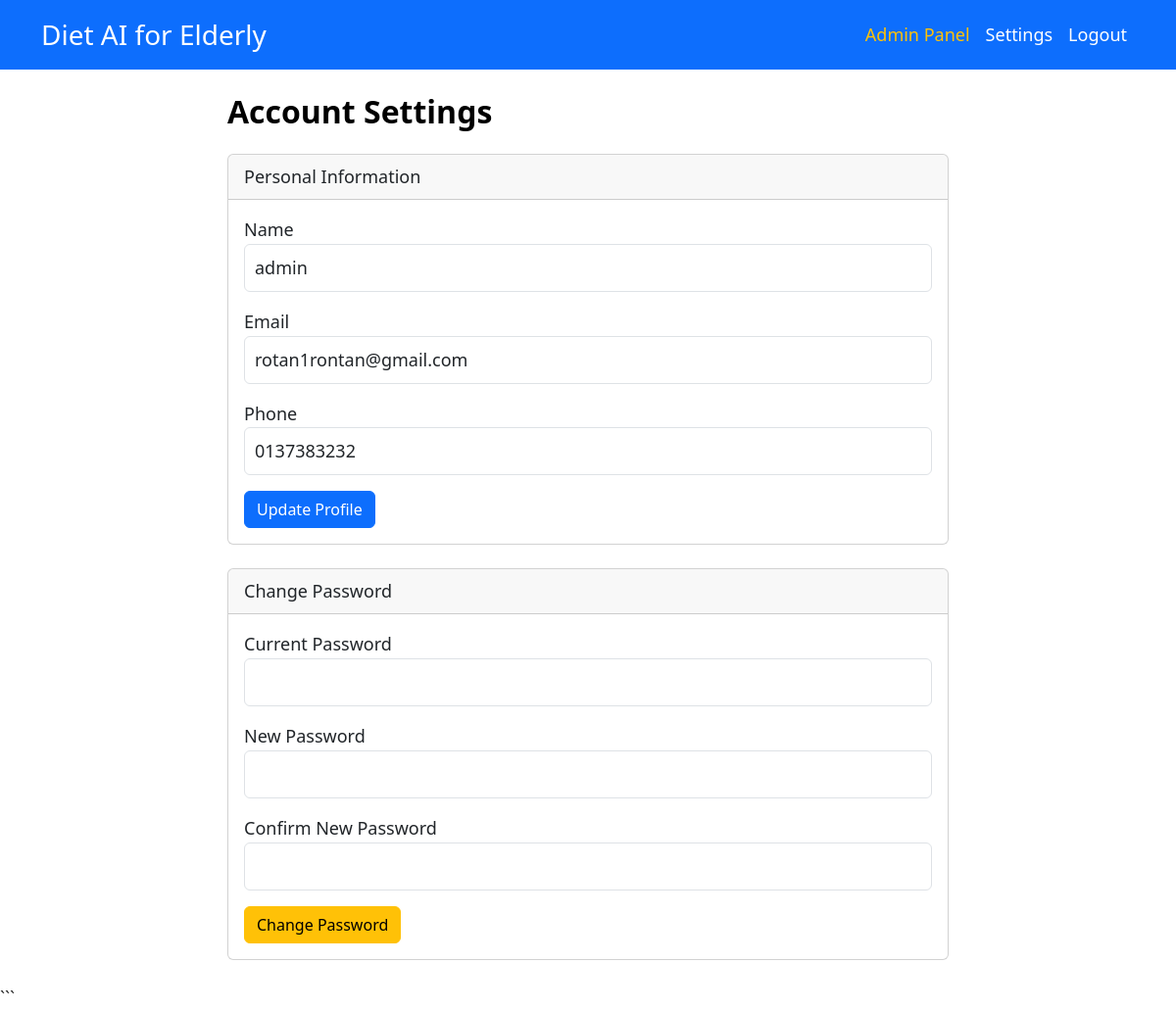
The page /pages/settings.php (signed in) on the database as committed earlier.
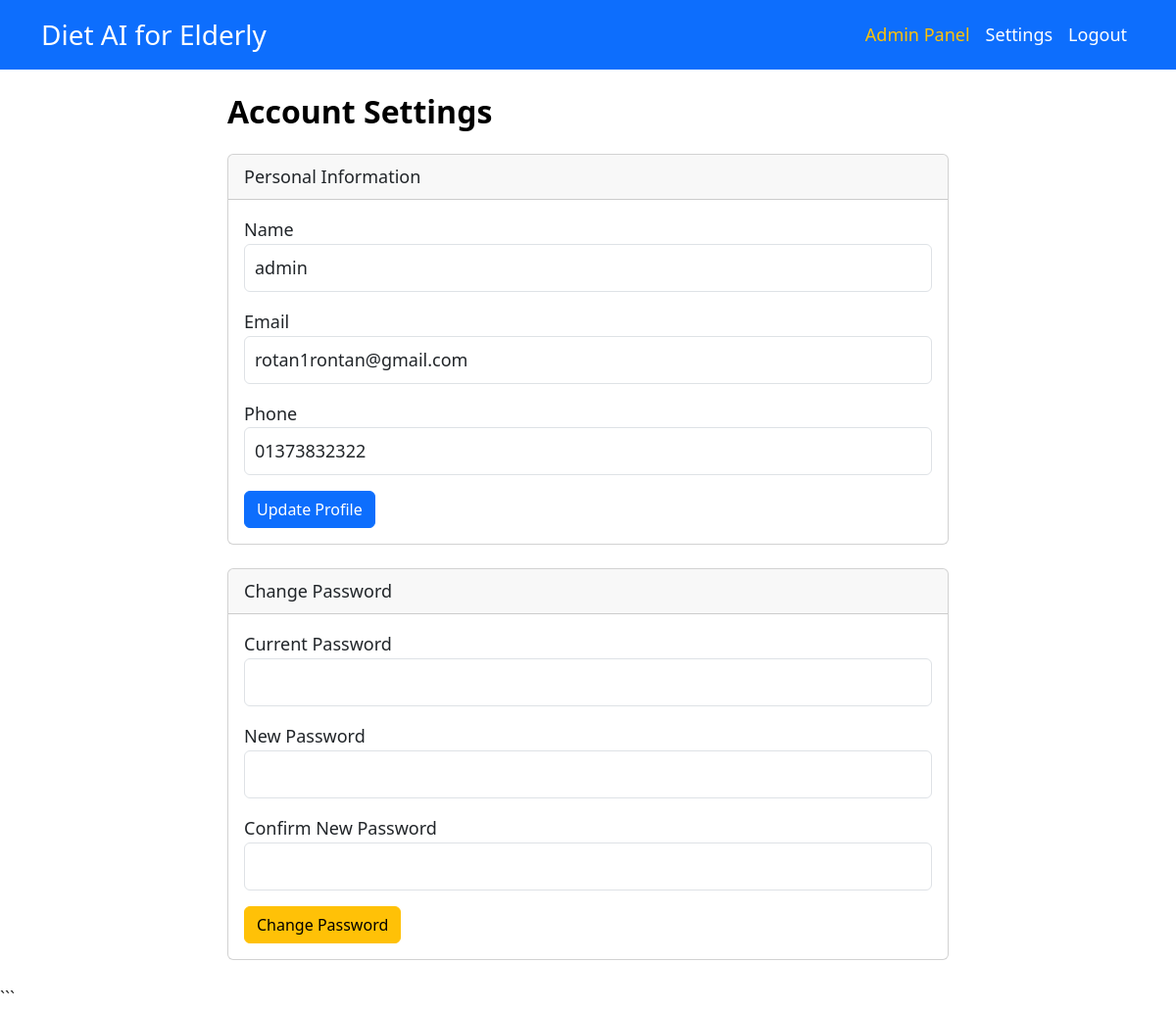
The same page on the database as committed later.
### tables this page shows
CREATE TABLE `users` (
  `userID` varchar(50) NOT NULL,
  `name` varchar(100) NOT NULL,
  `username` varchar(50) NOT NULL,
  `password` varchar(255) NOT NULL,
  `email` varchar(100) NOT NULL,
  `phoneNo` varchar(20) NOT NULL,
  `age` int(11) NOT NULL,
  `gender` enum('Male','Female','Other') NOT NULL,
  `role` enum('Admin','Dietitian','User','Caretaker') NOT NULL,
  `createdAt` datetime DEFAULT current_timestamp(),
  `isActive` tinyint(1) DEFAULT 1
);

### includes/auth.php (called while the page is built, shortened)
<?php
function getCurrentUser()
{
    require_once __DIR__ . '/../classes/User.php';
    require_once __DIR__ . '/../classes/SubUsers.php';
    $stmt = $pdo->prepare("SELECT * FROM users WHERE userID = ?");
    $stmt->execute([$_SESSION['user_id']]);
    $data = $stmt->fetch(PDO::FETCH_ASSOC);
    if ($data) {
        switch ($data['role']) {
            case 'Admin':
                return new Admin($pdo, $data);
        }
    }
    return null;
}
?>

### classes/User.php (called while the page is built, shortened)
<?php
class User implements UserStrategy
{
    public $name;
    public function __construct($pdo, $data = null)
    {
        if ($data) {
            $this->name = $data['name'] ?? '';
            $this->email = $data['email'] ?? '';
            $this->phoneNo = $data['phoneNo'] ?? 0;
        }
    }
    public function getName()
    {
        return $this->name;
    }
}
?>

### pages/settings.php (the view, shortened to what this page needs)
<?php
require_once '../includes/auth.php';
$user = getCurrentUser();
include '../includes/header.php';
?>
<div class="row justify-content-center">
    <div class="col-md-8">
        <h2 class="mb-4">Account Settings</h2>
        <div class="card mb-4">
            <div class="card-header">Personal Information</div>
            <div class="card-body">
                <form method="post">
                    <div class="mb-3">
                        <label>Name</label>
                        <input type="text" name="name" class="form-control"
                            value="<?= htmlspecialchars($user->getName()) ?>" required>
                    </div>
                    <div class="mb-3">
                        <label>Email</label>
                        <input type="email" name="email" class="form-control"
                            value="<?= htmlspecialchars($user->email) ?>" required>
                    </div>
                    <div class="mb-3">
                        <label>Phone</label>
                        <input type="text" name="phone" class="form-control"
                            value="<?= htmlspecialchars($user->phoneNo) ?>" required>
                    </div>
                    <button type="submit" class="btn btn-primary">Update Profile</button>
                </form>
            </div>
        </div>
        <div class="card mb-4">
            <div class="card-header">Change Password</div>
            <div class="card-body">
                <form method="post">
                    <div class="mb-3">
                        <label>Current Password</label>
                        <input type="password" name="old_password" class="form-control" required>
                    </div>
                    <div class="mb-3">
                        <label>New Password</label>
                        <input type="password" name="new_password" class="form-control" required>
                    </div>
                    <div class="mb-3">
                        <label>Confirm New Password</label>
                        <input type="password" name="confirm_password" class="form-control" required>
                    </div>
                    <button type="submit" class="btn btn-warning">Change Password</button>
                </form>
            </div>
        </div>
    </div>
</div>
<?php include '../includes/footer.php'; ?>

Rows that differ between the two databases and show on the page:
changed users "admin": phone "0137383232" → "01373832322"
